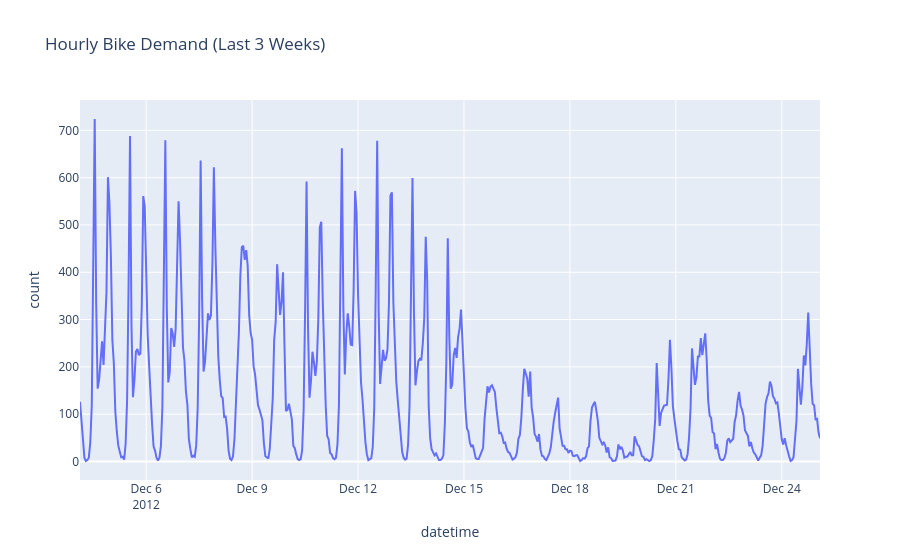

This figure's notebook cell:
### Markdown cell above
## 2. Data Loading & Visualization

We use the **Bike Sharing Demand** dataset. It is hourly data.

* **Key Columns:** `dteday` (Date), `hr` (Hour), `count` (Target - Count of bikes).
* **Exogenous:** `temp`, `hum`, `windspeed`, `season`, `holiday`.

### Code cell
print("Loading Bike Sharing dataset...")
# ID 42712 is Bike Sharing Demand (Hourly)
bikes = fetch_openml(data_id=42712, as_frame=True, parser='auto')
df = bikes.frame

# Create a proper Datetime Index
# The current dataframe does not have 'dteday' or 'hr' columns; available cols include:
# ['season','year','month','hour','holiday','weekday','workingday', ... , 'count']
# We'll construct a continuous hourly index. If you know the true start date, replace '2011-01-01'.
df['datetime'] = pd.date_range(start='2011-01-01', periods=len(df), freq='H')
df = df.set_index('datetime').sort_index()

# Drop columns we don't need for raw forecasting (we might use them for ML later)
# We focus on 'count' as the target.
target_col = 'count'

print(f"Time Series Range: {df.index.min()} to {df.index.max()}")
print(f"Total Hours: {len(df)}")

# Visualization
# Let's plot just the last 3 weeks to see the pattern clearly
last_3_weeks = df.tail(24 * 21)
fig = px.line(last_3_weeks, y=target_col, title='Hourly Bike Demand (Last 3 Weeks)')
fig.show()

### Figure 1 — Plotly figure (JSON) as saved in the notebook; plotly's stock layout.template omitted (floating-point values rounded to 4 significant figures; data arrays with more than 128 entries replaced by an {"elided": "..."} marker saying what was removed)
{"data": [{"hovertemplate": "datetime=%{x}<br>count=%{y}<extra></extra>", "legendgroup": "", "line": {"color": "#636efa", "dash": "solid"}, "marker": {"symbol": "circle"}, "mode": "lines", "name": "", "orientation": "v", "showlegend": false, "type": "scatter", "x": {"elided": "504 str values"}, "xaxis": "x", "y": {"elided": "504 int values"}, "yaxis": "y"}], "layout": {"legend": {"tracegroupgap": 0}, "title": {"text": "Hourly Bike Demand (Last 3 Weeks)"}, "xaxis": {"anchor": "y", "domain": [0, 1], "title": {"text": "datetime"}}, "yaxis": {"anchor": "x", "domain": [0, 1], "title": {"text": "count"}}}}
